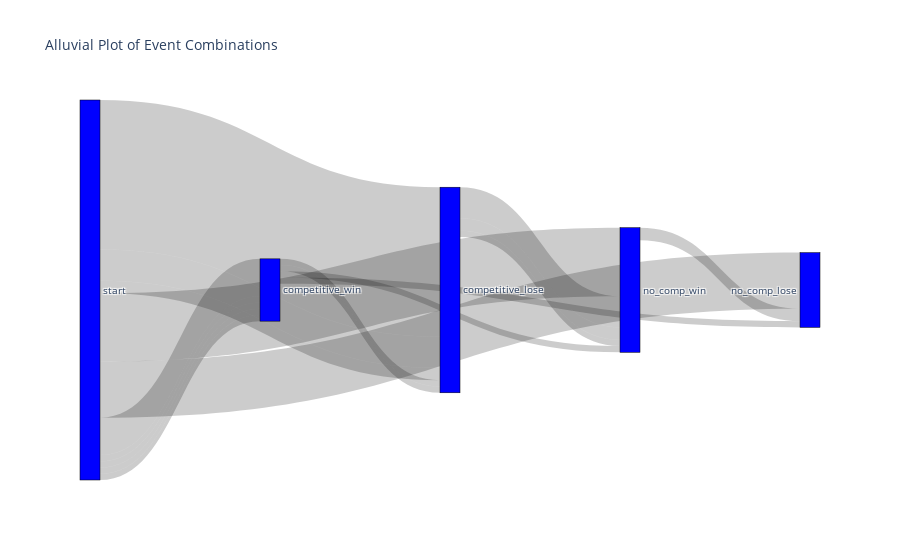

Notebook source saved alongside this figure:
### Code cell
import pandas as pd
import plotly.graph_objects as go

# Sample data based on your provided information
data = {
    'competitive_win': [False, False, False, False, False, False, True, True, True, True, True],
    'competitive_lose': [False, False, False, True, True, True, False, False, False, True, True],
    'no_comp_win': [False, False, True, False, True, True, False, False, True, False, True],
    'no_comp_lose': [False, True, False, False, False, True, False, True, False, False, False],
    'Count': [4, 9, 11, 24, 5, 2, 6, 1, 1, 1, 1]
}

# Convert data to DataFrame
df = pd.DataFrame(data)

# Create a list of labels
labels = ["start"] + ["competitive_win", "competitive_lose", "no_comp_win", "no_comp_lose"]

# Initialize source, target, and value lists
source = []
target = []
value = []

# Map combinations to indices
label_to_index = {label: idx for idx, label in enumerate(labels)}

# Generate source, target, and value lists
for idx, row in df.iterrows():
    current_index = 0  # Start index for each row
    for event in labels[1:]:
        if row[event]:
            source.append(current_index)
            target.append(label_to_index[event])
            value.append(row['Count'])
            current_index = label_to_index[event]

# Create the alluvial plot using plotly
fig = go.Figure(data=[go.Sankey(
    node=dict(
        pad=15,
        thickness=20,
        line=dict(color="black", width=0.5),
        label=labels,
        color="blue"
    ),
    link=dict(
        source=source,
        target=target,
        value=value
    )
)])

fig.update_layout(title_text="Alluvial Plot of Event Combinations", font_size=10)
fig.show()

### Figure 1 — Plotly figure (JSON) as saved in the notebook; plotly's stock layout.template omitted (floating-point values rounded to 4 significant figures)
{"data": [{"link": {"source": [0, 0, 0, 0, 2, 0, 2, 3, 0, 0, 1, 0, 1, 0, 1, 0, 1, 2], "target": [4, 3, 2, 2, 3, 2, 3, 4, 1, 1, 4, 1, 3, 1, 2, 1, 2, 3], "value": [9, 11, 24, 5, 5, 2, 2, 2, 6, 1, 1, 1, 1, 1, 1, 1, 1, 1]}, "node": {"color": "blue", "label": ["start", "competitive_win", "competitive_lose", "no_comp_win", "no_comp_lose"], "line": {"color": "black", "width": 0.5}, "pad": 15, "thickness": 20}, "type": "sankey"}], "layout": {"font": {"size": 10}, "title": {"text": "Alluvial Plot of Event Combinations"}}}
